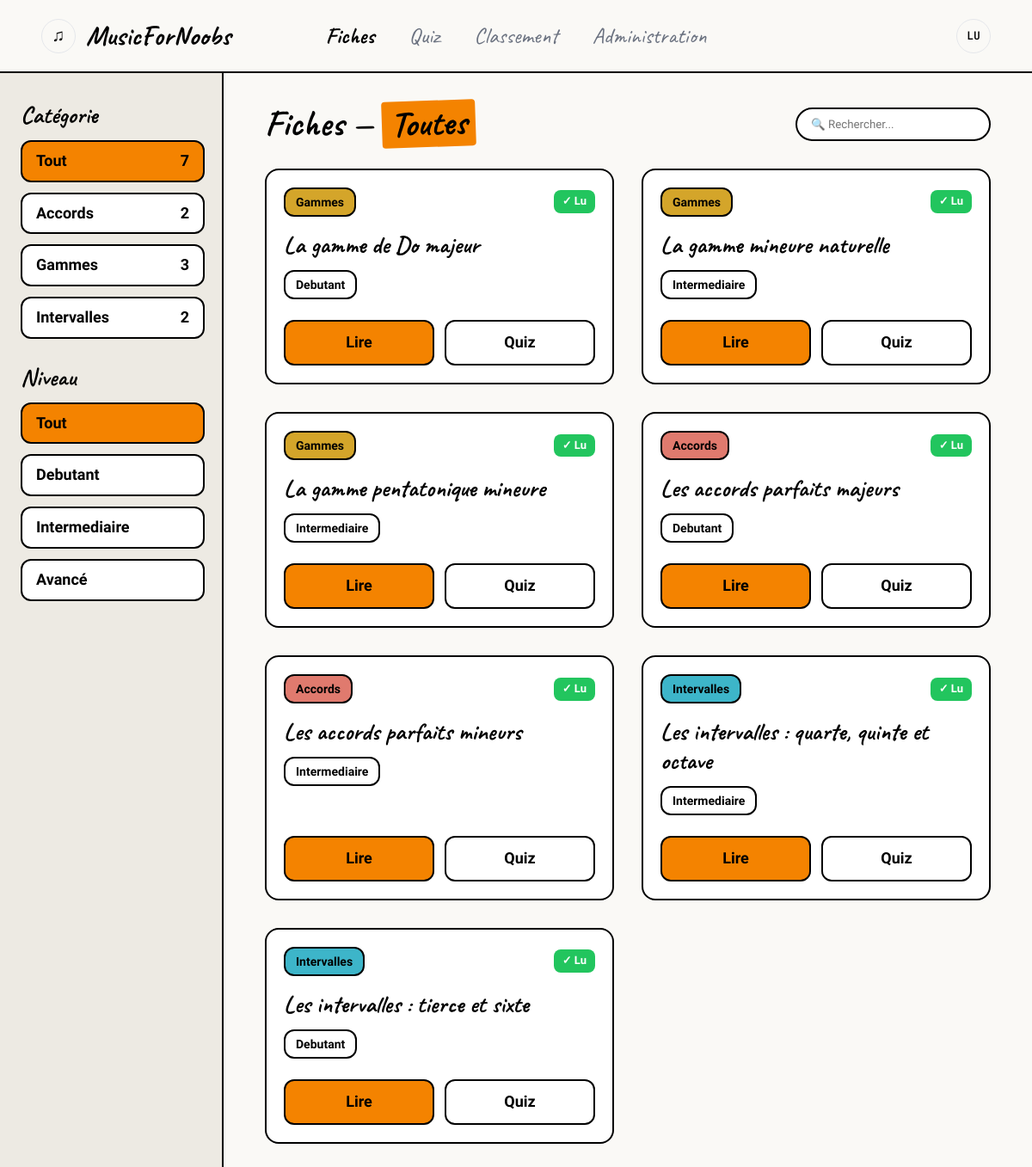
The app's page /index.php?view=fiches (signed in) with its own data.
### tables this page shows
CREATE TABLE categories (
    id      INT             AUTO_INCREMENT PRIMARY KEY,
    nom     VARCHAR(50)     NOT NULL UNIQUE,
    couleur VARCHAR(7)      NOT NULL
);

CREATE TABLE fiches (
    id              INT             AUTO_INCREMENT PRIMARY KEY,
    titre           VARCHAR(150)    NOT NULL,
    slug            VARCHAR(150)    NOT NULL UNIQUE,
    id_categorie    INT             NOT NULL,
    niveau          ENUM('Debutant', 'Intermediaire', 'Avance') NOT NULL,
    contenu         TEXT            NOT NULL,
    chemin_audio    VARCHAR(255)    DEFAULT NULL,
    date_creation   DATETIME        NOT NULL DEFAULT CURRENT_TIMESTAMP,
    FOREIGN KEY (id_categorie) REFERENCES categories(id)
);

### index.php (called while the page is built, shortened)
<?php
include("libs/maLibSQL.pdo.php");
include("libs/maLibUtils.php");
include("libs/modele/modele_fiches.php");
include("libs/modele/modele_progression.php");
$view = valider("view", "GET");
$template = "templates/" . $view . ".php";
include("templates/header.php");
include($template);
include("templates/footer.php");
?>

### libs/maLibUtils.php (called while the page is built, shortened)
<?php
function valider($nom, $type = "REQUEST")
{
    switch ($type) {
        case 'GET':
            if (isset($_GET[$nom]) && !($_GET[$nom] == ""))
                return $_GET[$nom];
            break;
        case 'SESSION':
            if (isset($_SESSION[$nom]) && !($_SESSION[$nom] == ""))
                return $_SESSION[$nom];
            break;
    }
    return false;
}
?>

### libs/maLibSQL.pdo.php (called while the page is built, shortened)
<?php
function SQLGetChamp($sql)
{
	global $BDD_host;
	global $BDD_base;
	global $BDD_user;
	global $BDD_password;
	try {
		$dbh = new PDO("mysql:host=$BDD_host;dbname=$BDD_base", $BDD_user, $BDD_password);
	} catch (PDOException $e) {
		die("<font color=\"red\">SQLGetChamp: Erreur de connexion : " . $e->getMessage() . "</font>");
	}
	$dbh->exec("SET CHARACTER SET utf8");
	$res = $dbh->query($sql);
	$num = $res->rowCount();
	$res->setFetchMode(PDO::FETCH_NUM);
	$ligne = $res->fetch();
	if ($ligne == false) return false;
	else return $ligne[0];
}
function SQLSelect($sql)
{
 	global $BDD_host;
	global $BDD_base;
 	global $BDD_user;
 	global $BDD_password;
	try {
		$dbh = new PDO("mysql:host=$BDD_host;dbname=$BDD_base", $BDD_user, $BDD_password);
	} catch (PDOException $e) {
		die("<font color=\"red\">SQLSelect: Erreur de connexion : " . $e->getMessage() . "</font>");
	}
	$dbh->exec("SET CHARACTER SET utf8");
	$res = $dbh->query($sql);
	$num = $res->rowCount();
	if ($num==0) return false;
	else return $res;
}
function parcoursRs($result)
{
	$result->setFetchMode(PDO::FETCH_ASSOC);
	while ($ligne = $result->fetch())
		$tab[]= $ligne;
	return $tab;
}
?>

### libs/modele/modele_fiches.php (called while the page is built, shortened)
<?php
function getCategoriesAvecCompteurs() {
    $sql = "SELECT c.id, c.nom, c.couleur, COUNT(f.id) AS nb_fiches
            FROM categories c
            LEFT JOIN fiches f ON f.id_categorie = c.id
            GROUP BY c.id, c.nom, c.couleur
            ORDER BY c.nom";
    return parcoursRs(SQLSelect($sql));
}
function getFiches($idCategorie = false, $niveau = false) {
    $sql = "SELECT f.id, f.titre, f.slug, f.niveau, f.chemin_audio,
                   c.nom AS categorie, c.couleur
            FROM fiches f
            JOIN categories c ON f.id_categorie = c.id
            WHERE 1=1";
    $sql .= " ORDER BY f.titre ASC";
    return parcoursRs(SQLSelect($sql));
}
?>

### libs/modele/modele_progression.php (called while the page is built, shortened)
<?php
function estFicheLue($idUser, $idFiche) {
    $idU = proteger($idUser);
    $idF = proteger($idFiche);
    $sql = "SELECT COUNT(*) FROM progression
            WHERE id_utilisateur = '$idU' AND id_fiche = '$idF'";
    return (SQLGetChamp($sql) > 0);
}
?>

### templates/fiches.php (the view, shortened to what this page needs)
<?php
$catUrl = valider("cat", "GET");
$nivUrl = valider("niveau", "GET");
$categories   = getCategoriesAvecCompteurs();
$fiches       = getFiches($catUrl, $nivUrl);
$toutesfiches = getFiches();
$nomCatActive = 'Toutes';
$nbFichesTotal = count($toutesfiches);
?>
<div class="catalogue-layout">
    <aside class="sidebar-filtres-custom">
        <h3 class="sidebar-titre">Catégorie</h3>
        <a href="index.php?view=fiches<?= $nivUrl ? '&niveau='.$nivUrl : '' ?>" class="filter-btn-custom <?= (!$catUrl) ? 'active' : '' ?>">
            <span>Tout</span> <span><?= $nbFichesTotal ?></span>
        </a>
        <?php foreach ($categories as $c): ?>
            <a href="index.php?view=fiches&cat=<?= $c['id'] ?><?= $nivUrl ? '&niveau='.$nivUrl : '' ?>" class="filter-btn-custom <?= ($catUrl == $c['id']) ? 'active' : '' ?>">
                <span><?= htmlspecialchars($c['nom']) ?></span>
                <span><?= $c['nb_fiches'] ?></span>
            </a>
        <?php endforeach; ?>
        <h3 class="sidebar-titre mt-space">Niveau</h3>
        <a href="index.php?view=fiches<?= $catUrl ? '&cat='.$catUrl : '' ?>" class="filter-btn-custom <?= (!$nivUrl) ? 'active' : '' ?>">Tout</a>
        <a href="index.php?view=fiches&niveau=Debutant<?= $catUrl ? '&cat='.$catUrl : '' ?>" class="filter-btn-custom <?= ($nivUrl == 'Debutant') ? 'active' : '' ?>">Debutant</a>
        <a href="index.php?view=fiches&niveau=Intermediaire<?= $catUrl ? '&cat='.$catUrl : '' ?>" class="filter-btn-custom <?= ($nivUrl == 'Intermediaire') ? 'active' : '' ?>">Intermediaire</a>
        <a href="index.php?view=fiches&niveau=Avance<?= $catUrl ? '&cat='.$catUrl : '' ?>" class="filter-btn-custom <?= ($nivUrl == 'Avance') ? 'active' : '' ?>">Avancé</a>
    </aside>
    <div class="catalogue-main">
        <div class="catalogue-header">
            <h1 class="page-titre-custom">
                Fiches &mdash;
                <span class="highlight"><?= htmlspecialchars($nomCatActive) ?></span>
            </h1>
            <input type="text" id="searchFiches" placeholder="🔍 Rechercher..."
                   class="search-input-custom" oninput="filtrerCatalogue('searchFiches', 'fichesCatalogue', 'noResultsFiches')">
        </div>
        <div id="fichesCatalogue" class="fiches-grid-2">
            <?php if (empty($fiches)): ?>
                <p>Aucune fiche pour ces filtres.</p>
            <?php else: ?>
                <?php foreach ($fiches as $f): ?>
                    <div class="card-fiche-custom" data-titre="<?= strtolower(htmlspecialchars($f['titre'])) ?>">
                        <div class="card-badges-top">
                            <span class="badge badge--thick" style="background-color: <?= htmlspecialchars($f['couleur']) ?>;">
                                <?= htmlspecialchars($f['categorie']) ?>
                            </span>
                            <?php if (valider('idUser', 'SESSION') && estFicheLue(valider('idUser', 'SESSION'), $f['id'])): ?>
                                <span class="badge-lu">✓ Lu</span>
                            <?php endif; ?>
                        </div>
                        <h3 class="card-titre-custom"><?= htmlspecialchars($f['titre']) ?></h3>
                        <div class="card-niveau-container">
                            <span class="badge badge--thick">
                                <?= htmlspecialchars($f['niveau']) ?>
                            </span>
                        </div>
                        <div class="card-actions-custom">
                            <a href="index.php?view=fiche_read&slug=<?= htmlspecialchars($f['slug']) ?>" class="btn-custom btn-orange">Lire</a>
                            <a href="index.php?view=quiz_play&slug=<?= htmlspecialchars($f['slug']) ?>" class="btn-custom btn-white">Quiz</a>
                        </div>
                    </div>
                <?php endforeach; ?>
            <?php endif; ?>
        </div>
    </div>
</div>

### css/style.css (style rules this page uses)
:root { --bg: #FAF9F6; --bg-card: #FFFFFF; --text: #000000; --text-muted: #6B7280; --accent: #f48300; --accent-hover: #EA580C; --border: #E5E7EB; --highlight-bg: #DBEAFE; --cat-gammes: #D4A52A; --cat-accords: #E07A6E; --cat-intervalles: #3DB5C9; --success: #22C55E; --error: #EF4444; --in-progress: #3B82F6; --medal-gold: #FBBF24; --medal-silver: #D1D5DB; --medal-bronze: #D97757; --font-title: 'Caveat', cursive; --font-body: 'Kalam', cursive; --font-mono: 'JetBrains Mono', monospace; }
* { box-sizing: border-box; margin: 0; padding: 0; }
body { background: var(--bg); color: var(--text); font-family: var(--font-body); font-size: 18px; line-height: 1.6; min-height: 100vh; }
h1, h2, h3, h4 { font-family: var(--font-title); font-weight: 700; line-height: 1.2; }
h1 { font-size: 56px; }
h3 { font-size: 28px; }
a { color: var(--accent); text-decoration: none; }

### css/components.css (style rules this page uses)
.badge { display: inline-block; padding: 4px 12px; border-radius: 8px; font-family: var(--font-body); font-size: 16px; border: 1px solid; }
.badge--thick { border: 2px solid var(--text); border-radius: 12px; font-weight: bold; font-size: 14px; }
.highlight { background: var(--accent); color: var(--text); padding: 2px 10px; display: inline-block; transform: rotate(-2deg); border-radius: 4px; }
.search-input-custom { padding: 10px 16px; border-radius: 20px; border: 2px solid var(--text); outline: none; font-family: var(--font-body); }
.sidebar-filtres-custom { width: 260px; min-width: 260px; display: flex; flex-direction: column; gap: 12px; background-color: #EDEAE3; border-right: 2px solid var(--text); padding: 32px 20px 32px 24px; }
.sidebar-titre { font-family: var(--font-title); font-size: 28px; margin-bottom: 0; }
.filter-btn-custom { display: flex; justify-content: space-between; padding: 8px 16px; border: 2px solid var(--text); border-radius: 12px; text-decoration: none; color: var(--text); background-color: var(--bg-card); font-weight: bold; transition: 0.2s; font-family: var(--font-body); }
.filter-btn-custom.active { background-color: var(--accent); }
.card-fiche-custom { border: 2px solid var(--text); border-radius: 16px; padding: 20px; display: flex; flex-direction: column; background: var(--bg-card); }
.card-badges-top { display: flex; justify-content: space-between; align-items: center; margin-bottom: 16px; }
.card-titre-custom { font-family: var(--font-title); font-size: 28px; margin: 0 0 12px 0; line-height: 1.2; }
.card-niveau-container { margin-bottom: 24px; }
.card-actions-custom { display: flex; gap: 12px; margin-top: auto; }
.btn-custom { flex: 1; text-align: center; padding: 10px; border: 2px solid var(--text); border-radius: 12px; text-decoration: none; font-weight: bold; color: var(--text); transition: 0.2s; font-family: var(--font-body); }
.btn-orange { background-color: var(--accent); }
.btn-white { background-color: var(--bg-card); }
.badge-lu { background: var(--success); color: white; border-radius: 8px; padding: 3px 10px; font-size: 13px; font-family: var(--font-body); font-weight: 700; }

### css/pages.css (style rules this page uses)
.catalogue-layout { display: flex; align-items: stretch; min-height: calc(100vh - 75px); }
.catalogue-main { flex: 1; padding: 32px 48px; }
.catalogue-header { display: flex; justify-content: space-between; align-items: center; margin-bottom: 24px; }
.page-titre-custom { font-family: var(--font-title); font-size: 42px; margin: 0; }
.fiches-grid-2 { display: grid; grid-template-columns: repeat(2, 1fr); gap: 32px; }
.mt-space { margin-top: 16px; }

### records on screen
categories: nom "Accords", nb_fiches "2"
categories: nom "Gammes", nb_fiches "3"
categories: nom "Intervalles", nb_fiches "2"
fiches: id_categorie.nom "Gammes", shows "✓ Lu", titre "La gamme de Do majeur", niveau "Debutant"
fiches: id_categorie.nom "Gammes", shows "✓ Lu", titre "La gamme mineure naturelle", niveau "Intermediaire"
fiches: id_categorie.nom "Gammes", shows "✓ Lu", titre "La gamme pentatonique mineure", niveau "Intermediaire"
fiches: id_categorie.nom "Accords", shows "✓ Lu", titre "Les accords parfaits majeurs", niveau "Debutant"
fiches: id_categorie.nom "Accords", shows "✓ Lu", titre "Les accords parfaits mineurs", niveau "Intermediaire"
fiches: id_categorie.nom "Intervalles", shows "✓ Lu", titre "Les intervalles : quarte, quinte et octave", niveau "Intermediaire"
fiches: id_categorie.nom "Intervalles", shows "✓ Lu", titre "Les intervalles : tierce et sixte", niveau "Debutant"

### other values on screen
$initiales "LU"
$nbFichesTotal "7"
$nomCatActive "Toutes"
